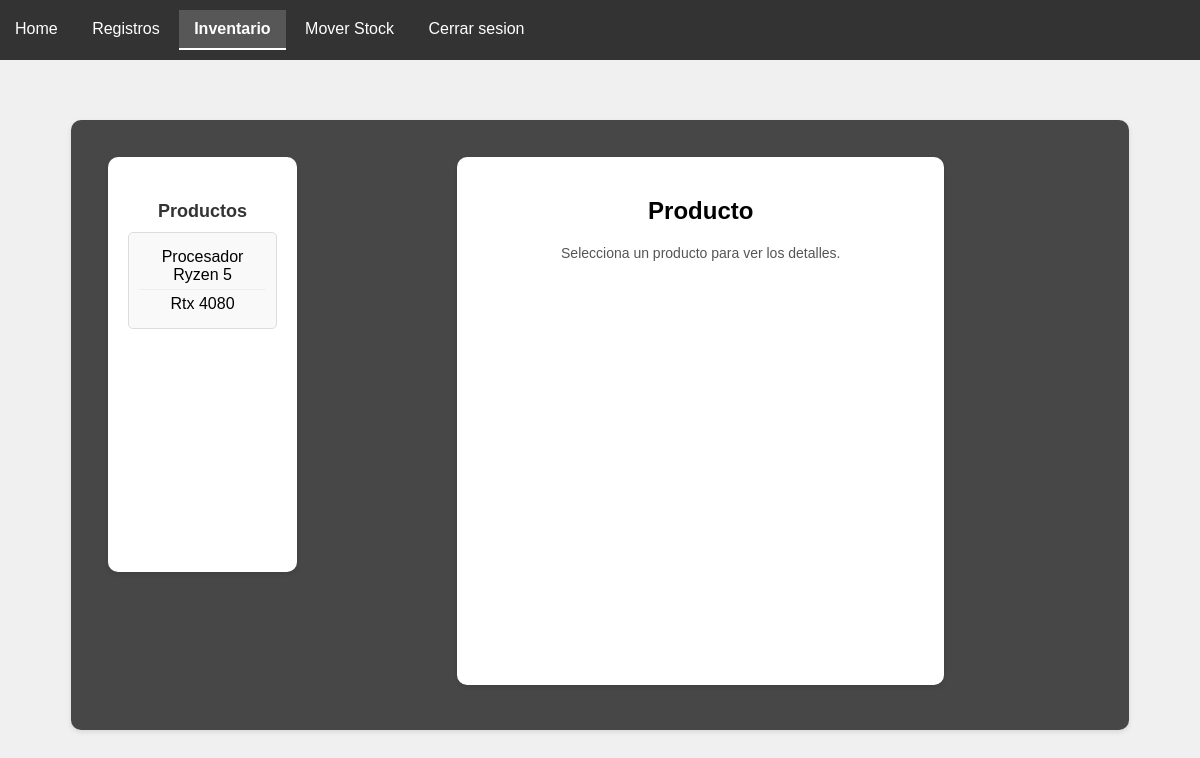
Before: /inventory (signed in) with the older database file.
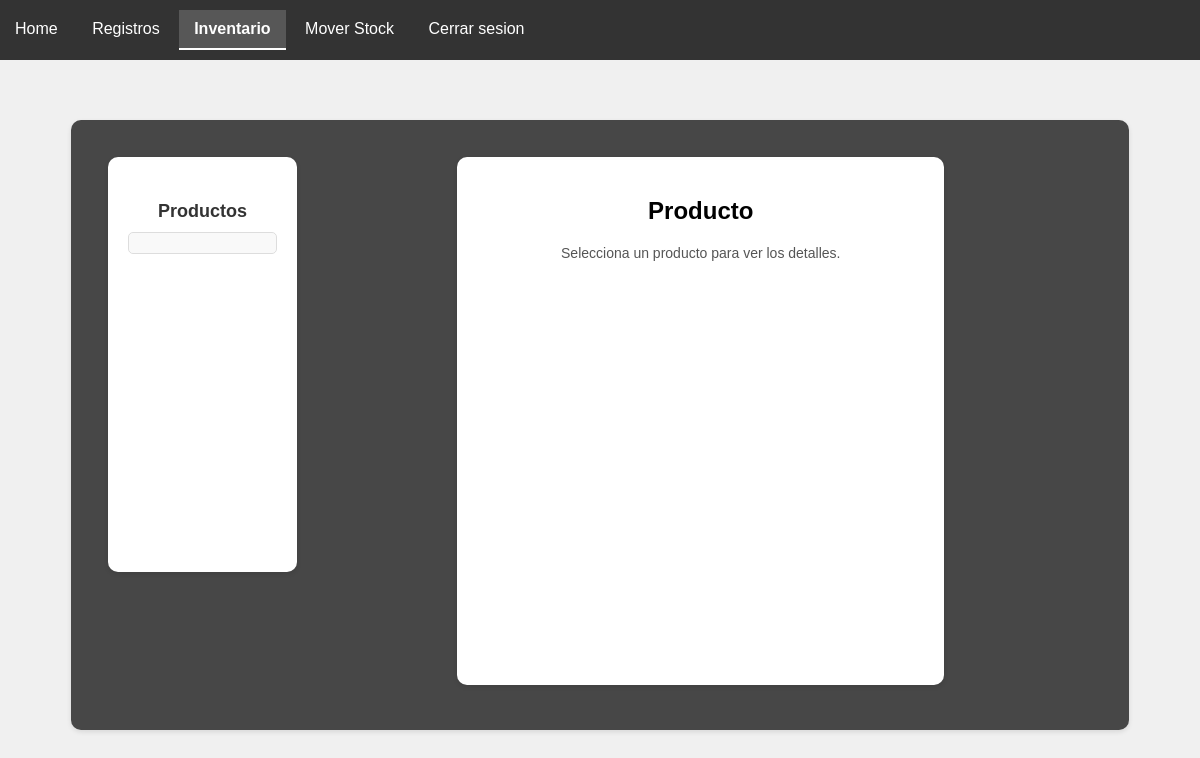
After: the same page with the newer database file.
### crud/models.py (models this page shows, shortened)
class product(models.Model):
    product_id=models.AutoField(primary_key=True)
    product_name=models.CharField(max_length=50)
    product_image=models.ImageField()
    product_stock=models.PositiveIntegerField()
    product_price=models.PositiveIntegerField()
    product_desc=models.CharField(max_length=50)
    storage=models.ForeignKey(storage, on_delete=models.CASCADE, verbose_name=("storage"), default=1)

### core/views.py (the view)
# urls.py: path('inventory', viewscore.inventory, name='inventory'),
def inventory(request):
    products=product.objects.all().order_by('product_stock')
    if len(products)==0:
        selectedProd=""
    else:
        selectedId=request.GET.get("selectedId",0)
        selectedProd=product.objects.filter(product_id=selectedId)
    return render(request,"core/inventory.html",{
        "products":products,
        "selectedProd":selectedProd,
    })

### core/templates/core/inventory.html (shortened to what this page needs)
{% extends "core/base.html" %}
{% load static %}
{% block content %}
<div class="inventory-container">
    <div class="inventory-main-content">
        <div class="inventory-left-panel">
            <h4>Productos</h4>
            <ul>
                {% for product in products %}
                    <li class="{% if product.product_stock <= 5 %}low-stock{% endif %}">
                        <a href="?selectedId={{ product.product_id }}" class="inventory-product-link">
                            {{ product.product_name }}
                        </a>
                    </li>
                {% endfor %}
            </ul>
        </div>
        <div class="inventory-right-panel">
            <h2>Producto</h2>
            {% if selectedProd %}
                <div class="inventory-product-details">
                    <div class="inventory-image-container">
                        <img class="inventory-image" src="{{ selectedProd.0.product_image.url }}" alt="Imagen del producto">
                    </div>
                    <p><strong>Nombre del producto:</strong> {{ selectedProd.0.product_name }}</p>
                    <p><strong>ID:</strong> {{ selectedProd.0.product_id }}</p>
                    <p><strong>Stock:</strong> {{ selectedProd.0.product_stock }}</p>
                    <p><strong>Estado:</strong> {{ selectedProd.0.product_desc }}</p>
                    <p><strong>Bodega:</strong> {{ selectedProd.0.storage.storage_id }}</p>
                    <div class="button-container">
                        <a href="{% url 'addproduct' %}" class="button">Añadir Nuevo Producto</a>
                    </div>
            {% else %}
                <p>Selecciona un producto para ver los detalles.</p>
            {% endif %}
        </div>
    </div>
</div>
{% endblock content %}

Changed rows visible on the page:
removed product: product_name "Procesador Ryzen 5"
removed product: product_name "Rtx 4080"
